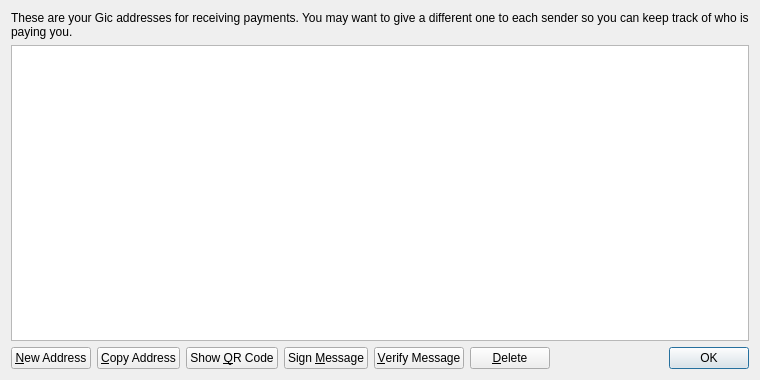
<?xml version="1.0" encoding="UTF-8"?>
<ui version="4.0">
 <class>AddressBookPage</class>
 <widget class="QWidget" name="AddressBookPage">
  <property name="geometry">
   <rect>
    <x>0</x>
    <y>0</y>
    <width>760</width>
    <height>380</height>
   </rect>
  </property>
  <property name="windowTitle">
   <string>Address Book</string>
  </property>
  <layout class="QVBoxLayout" name="verticalLayout">
   <item>
    <widget class="QLabel" name="labelExplanation">
     <property name="text">
      <string>These are your Gic addresses for receiving payments. You may want to give a different one to each sender so you can keep track of who is paying you.</string>
     </property>
     <property name="textFormat">
      <enum>Qt::PlainText</enum>
     </property>
     <property name="wordWrap">
      <bool>true</bool>
     </property>
    </widget>
   </item>
   <item>
    <widget class="QTableView" name="tableView">
     <property name="contextMenuPolicy">
      <enum>Qt::CustomContextMenu</enum>
     </property>
     <property name="toolTip">
      <string>Double-click to edit address or label</string>
     </property>
     <property name="tabKeyNavigation">
      <bool>false</bool>
     </property>
     <property name="alternatingRowColors">
      <bool>true</bool>
     </property>
     <property name="selectionMode">
      <enum>QAbstractItemView::SingleSelection</enum>
     </property>
     <property name="selectionBehavior">
      <enum>QAbstractItemView::SelectRows</enum>
     </property>
     <property name="sortingEnabled">
      <bool>true</bool>
     </property>
     <attribute name="verticalHeaderVisible">
      <bool>false</bool>
     </attribute>
    </widget>
   </item>
   <item>
    <layout class="QHBoxLayout" name="horizontalLayout">
     <item>
      <widget class="QPushButton" name="newAddressButton">
       <property name="toolTip">
        <string>Create a new address</string>
       </property>
       <property name="text">
        <string>&amp;New Address</string>
       </property>
       <property name="icon">
        <iconset resource="../bitcoin.qrc">
         <normaloff>:/icons/add</normaloff>:/icons/add</iconset>
       </property>
      </widget>
     </item>
     <item>
      <widget class="QPushButton" name="copyToClipboard">
       <property name="toolTip">
        <string>Copy the currently selected address to the system clipboard</string>
       </property>
       <property name="text">
        <string>&amp;Copy Address</string>
       </property>
       <property name="icon">
        <iconset resource="../bitcoin.qrc">
         <normaloff>:/icons/editcopy</normaloff>:/icons/editcopy</iconset>
       </property>
      </widget>
     </item>
     <item>
      <widget class="QPushButton" name="showQRCode">
       <property name="text">
        <string>Show &amp;QR Code</string>
       </property>
       <property name="icon">
        <iconset resource="../bitcoin.qrc">
         <normaloff>:/icons/qrcode</normaloff>:/icons/qrcode</iconset>
       </property>
      </widget>
     </item>
     <item>
      <widget class="QPushButton" name="signMessage">
       <property name="toolTip">
        <string>Sign a message to prove you own a Gic address</string>
       </property>
       <property name="text">
        <string>Sign &amp;Message</string>
       </property>
       <property name="icon">
        <iconset resource="../bitcoin.qrc">
         <normaloff>:/icons/edit</normaloff>:/icons/edit</iconset>
       </property>
      </widget>
     </item>
     <item>
      <widget class="QPushButton" name="verifyMessage">
       <property name="toolTip">
        <string>Verify a message to ensure it was signed with a specified Gic address</string>
       </property>
       <property name="text">
        <string>&amp;Verify Message</string>
       </property>
       <property name="icon">
        <iconset resource="../bitcoin.qrc">
         <normaloff>:/icons/transaction_0</normaloff>:/icons/transaction_0</iconset>
       </property>
      </widget>
     </item>
     <item>
      <widget class="QPushButton" name="deleteButton">
       <property name="toolTip">
        <string>Delete the currently selected address from the list</string>
       </property>
       <property name="text">
        <string>&amp;Delete</string>
       </property>
       <property name="icon">
        <iconset resource="../bitcoin.qrc">
         <normaloff>:/icons/remove</normaloff>:/icons/remove</iconset>
       </property>
      </widget>
     </item>
     <item>
      <spacer name="horizontalSpacer">
       <property name="orientation">
        <enum>Qt::Horizontal</enum>
       </property>
       <property name="sizeHint" stdset="0">
        <size>
         <width>40</width>
         <height>20</height>
        </size>
       </property>
      </spacer>
     </item>
     <item>
      <widget class="QDialogButtonBox" name="buttonBox">
       <property name="sizePolicy">
        <sizepolicy hsizetype="Maximum" vsizetype="Fixed">
         <horstretch>0</horstretch>
         <verstretch>0</verstretch>
        </sizepolicy>
       </property>
       <property name="standardButtons">
        <set>QDialogButtonBox::Ok</set>
       </property>
      </widget>
     </item>
    </layout>
   </item>
  </layout>
 </widget>
 <resources>
  <include location="../bitcoin.qrc"/>
 </resources>
 <connections/>
</ui>
